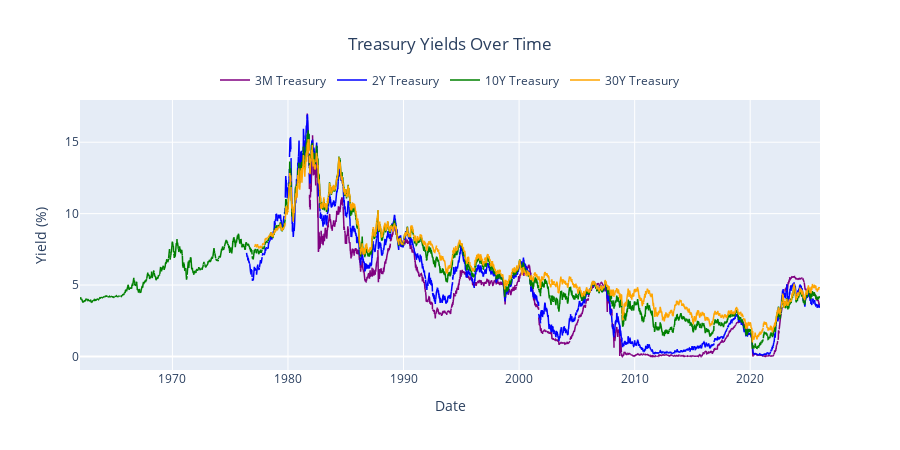

The cell this chart's notebook holds for it:
### Code cell
# Treasury yields over time
fig_yields = go.Figure()

colors = {'3M Treasury': 'purple', '2Y Treasury': 'blue', '10Y Treasury': 'green', '30Y Treasury': 'orange'}
for col in ['3M Treasury', '2Y Treasury', '10Y Treasury', '30Y Treasury']:
    if col in yields_df.columns:
        fig_yields.add_trace(
            go.Scatter(x=yields_df.index, y=yields_df[col], name=col,
                       line=dict(color=colors.get(col), width=1.5),
                       hovertemplate='%{x}<br>' + col + ': %{y:.2f}%<extra></extra>')
        )

fig_yields.update_layout(
    title=dict(text='Treasury Yields Over Time', x=0.5),
    xaxis_title='Date',
    yaxis_title='Yield (%)',
    height=450,
    hovermode='x unified',
    legend=dict(orientation='h', yanchor='bottom', y=1.02, xanchor='center', x=0.5)
)

fig_yields.show()

### Figure 1 — Plotly figure (JSON) as saved in the notebook; plotly's stock layout.template omitted (floating-point values rounded to 4 significant figures; data arrays with more than 128 entries replaced by an {"elided": "..."} marker saying what was removed)
{"data": [{"hovertemplate": "%{x}<br>3M Treasury: %{y:.2f}%<extra></extra>", "line": {"color": "purple", "width": 1.5}, "name": "3M Treasury", "type": "scatter", "x": {"elided": "16708 str values"}, "y": {"elided": "16708 float values"}}, {"hovertemplate": "%{x}<br>2Y Treasury: %{y:.2f}%<extra></extra>", "line": {"color": "blue", "width": 1.5}, "name": "2Y Treasury", "type": "scatter", "x": {"elided": "16708 str values"}, "y": {"elided": "16708 float values"}}, {"hovertemplate": "%{x}<br>10Y Treasury: %{y:.2f}%<extra></extra>", "line": {"color": "green", "width": 1.5}, "name": "10Y Treasury", "type": "scatter", "x": {"elided": "16708 str values"}, "y": {"elided": "16708 float values"}}, {"hovertemplate": "%{x}<br>30Y Treasury: %{y:.2f}%<extra></extra>", "line": {"color": "orange", "width": 1.5}, "name": "30Y Treasury", "type": "scatter", "x": {"elided": "16708 str values"}, "y": {"elided": "16708 float values"}}], "layout": {"height": 450, "hovermode": "x unified", "legend": {"orientation": "h", "x": 0.5, "xanchor": "center", "y": 1.02, "yanchor": "bottom"}, "title": {"text": "Treasury Yields Over Time", "x": 0.5}, "xaxis": {"title": {"text": "Date"}}, "yaxis": {"title": {"text": "Yield (%)"}}}}
